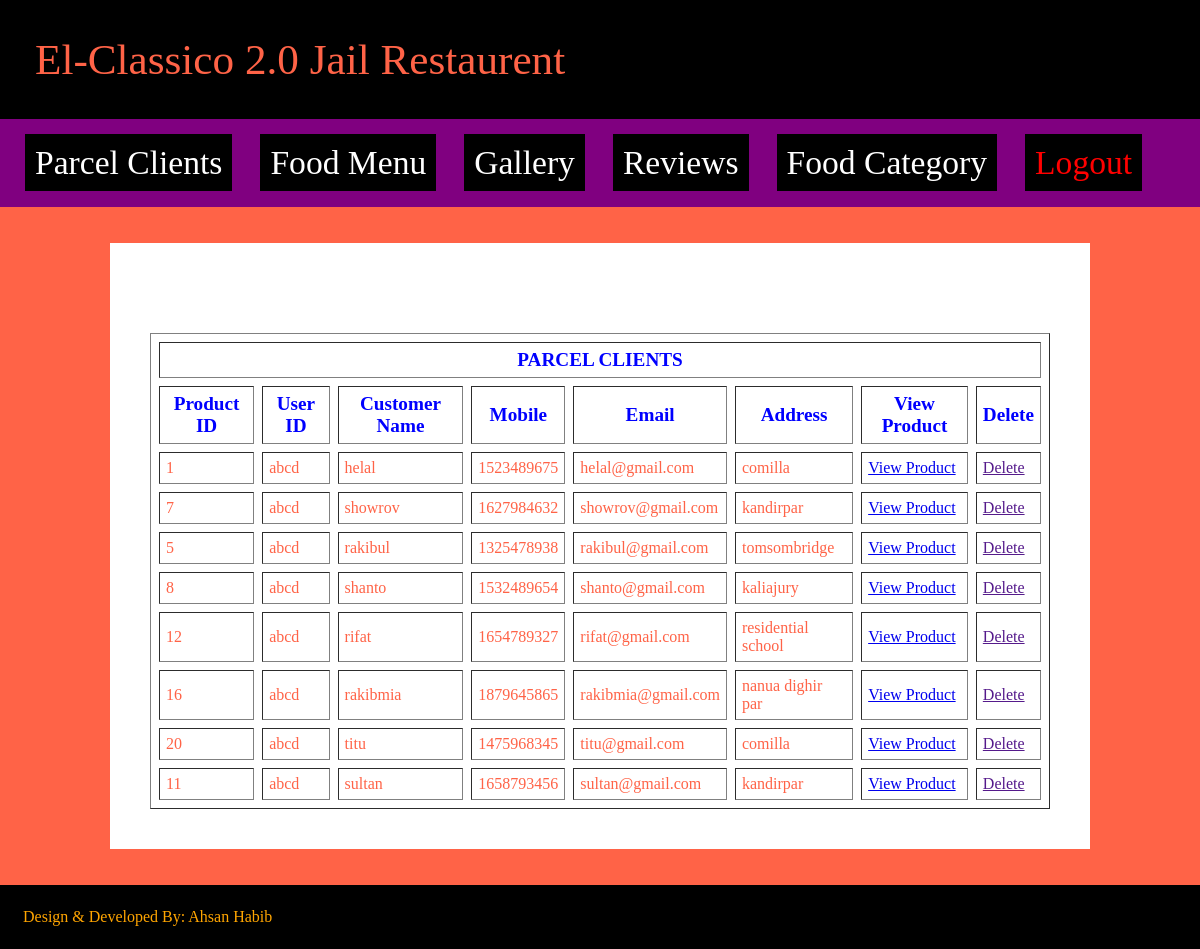
The page /admin/after_login.php on the database its author committed.
### tables this page shows
CREATE TABLE `checkout` (
  `id` bigint(12) NOT NULL,
  `p_id` bigint(12) NOT NULL,
  `u_id` varchar(50) NOT NULL,
  `name` varchar(100) NOT NULL,
  `mobile` bigint(12) NOT NULL,
  `email` varchar(150) NOT NULL,
  `location` text NOT NULL
);

### admin/after_login.php (the view)
<?php include "header.php"; ?>
<div class="content">
	<br><br>
	<?php include  "connect.php"; ?>
	<table border=1 cellpadding="6" cellspacing="8">
		<tr>
			 <th colspan="8">PARCEL CLIENTS</th>
		</tr>
		<tr>
			<th>Product ID</th>
			<th>User ID</th>
			<th>Customer Name</th>
			<th>Mobile</th>
			<th>Email</th>
			<th>Address</th>
			<th>View Product</th>
			<th>Delete</th>
		</tr>
		<?php
		$s = mysqli_query($con,"select * from checkout");
		while($r = mysqli_fetch_array($s))
		{
		?>
		<tr>
			<td><?php echo $r['p_id']; ?></td>
			<td><?php echo $r['u_id']; ?></td>
			<td><?php echo $r['name']; ?></td>
			<td><?php echo $r['mobile']; ?></td>
			<td><?php echo $r['email']; ?></td>
			<td><?php echo $r['location']; ?></td>
			<td><a href="viewcart.php?pid=<?php echo $r['p_id']; ?>&uid=<?php echo $r['u_id']; ?>">View Product</a></td>
			<td><a href="">Delete</a></td>
		<?php
		}
		?>
	</table>
</div>
<?php include "footer.php"; ?>

### admin/header.php (shortened to what this page needs)
<link rel="stylesheet" type="text/css" href="style2.css">
<div class="h">El-Classico 2.0 Jail Restaurent</div>
<div class="mbg">
	<a href="after_login.php" class="menu">Parcel Clients</a> &nbsp;&nbsp;&nbsp;&nbsp;&nbsp;
	<a href="food.php" class="menu">Food Menu</a> &nbsp;&nbsp;&nbsp;&nbsp;&nbsp;
	<a href="gallery.php" class="menu">Gallery</a> &nbsp;&nbsp;&nbsp;&nbsp;&nbsp;
	<a href="review.php" class="menu">Reviews</a> &nbsp;&nbsp;&nbsp;&nbsp;&nbsp;
	<a href="food_cat.php" class="menu">Food Category</a> &nbsp;&nbsp;&nbsp;&nbsp;&nbsp;
	<a href="logout.php" class="menu" style="color: red;">Logout</a> &nbsp;&nbsp;&nbsp;&nbsp;&nbsp;
</div>

### admin/footer.php (shortened to what this page needs)
<div class="footer"> Design & Developed By: Ahsan Habib</div>

### admin/style2.css (style rules this page uses)
.h { color: tomato; background-color: black; font-size: 2.7em; padding: 14px; padding: 35px; }
.mbg { background-color: purple; padding: 25px; }
.menu { color: white; background-color: black; font-family: Century Gothic; font-size:2.1em; padding: 10px; text-decoration: none; }
.content { background-color: white; font-size:21px; width: 75%; margin: 0 auto; padding: 40px; }
.footer { color: orange; background-color: black; font-family: Calibri; padding: 23px; }
tr { color: tomato; }
th { color: blue; font-size: 1.2em; }

### rows shown on the page
checkout: p "1", u "abcd", name "helal", mobile "1523489675", email "helal@gmail.com", location "comilla"
checkout: p "7", u "abcd", name "showrov", mobile "1627984632", email "showrov@gmail.com", location "kandirpar"
checkout: p "5", u "abcd", name "rakibul", mobile "1325478938", email "rakibul@gmail.com", location "tomsombridge"
checkout: p "8", u "abcd", name "shanto", mobile "1532489654", email "shanto@gmail.com", location "kaliajury"
checkout: p "12", u "abcd", name "rifat", mobile "1654789327", email "rifat@gmail.com", location "residential school"
checkout: p "16", u "abcd", name "rakibmia", mobile "1879645865", email "rakibmia@gmail.com", location "nanua dighir par"
checkout: p "20", u "abcd", name "titu", mobile "1475968345", email "titu@gmail.com", location "comilla"
checkout: p "11", u "abcd", name "sultan", mobile "1658793456", email "sultan@gmail.com", location "kandirpar"
